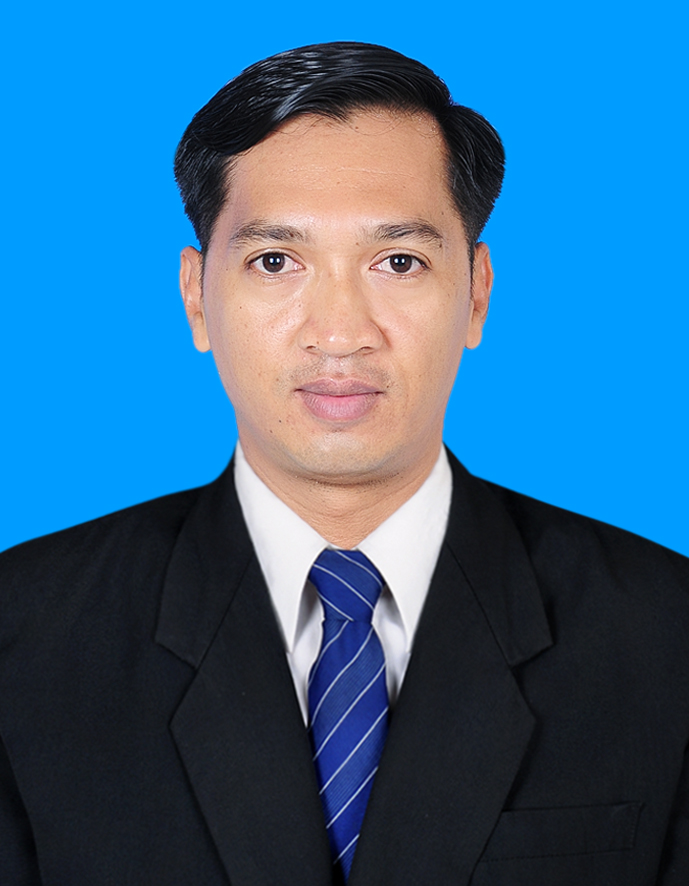
#> input picture original_photo.jpg, 689 x 886 px
$ python make_photo_avatar.py
#> lines starting #> are read from the running program, lines starting #| are printed output that depends on the picture
#!/usr/bin/env python3
"""Turn the user's supplied photo (original_photo.jpg) into a clean circular
avatar (photo.png) for the CV sidebar: crop to head-and-shoulders, apply a
circular mask, and add a thin white ring."""

from PIL import Image, ImageDraw

SRC = "original_photo.jpg"
OUT = "photo.png"

img = Image.open(SRC).convert("RGB")
#> img is the input picture: PIL image 689x886 RGB; mean R, G, B 50.1, 103.1, 142
w, h = img.size  # ~689 x 886
#> w = 689; h = 886
print("source size:", w, h)
#| source size: 689 886

# Crop a square centred on the face/upper torso.
# Face is roughly centred horizontally, head near the top third.
crop_size = min(w, int(h * 0.72))
#> crop_size = 637
cx = w // 2
#> cx = 344
cy = int(h * 0.40)  # bias upward toward the face
#> cy = 354
half = crop_size // 2
#> half = 318
left = max(0, cx - half)
#> left = 26
top = max(0, cy - half)
#> top = 36
right = min(w, left + crop_size)
#> right = 663
bottom = min(h, top + crop_size)
#> bottom = 673
# adjust if we hit edges
left = right - crop_size if right - left < crop_size else left
top = bottom - crop_size if bottom - top < crop_size else top
img = img.crop((left, top, right, bottom))
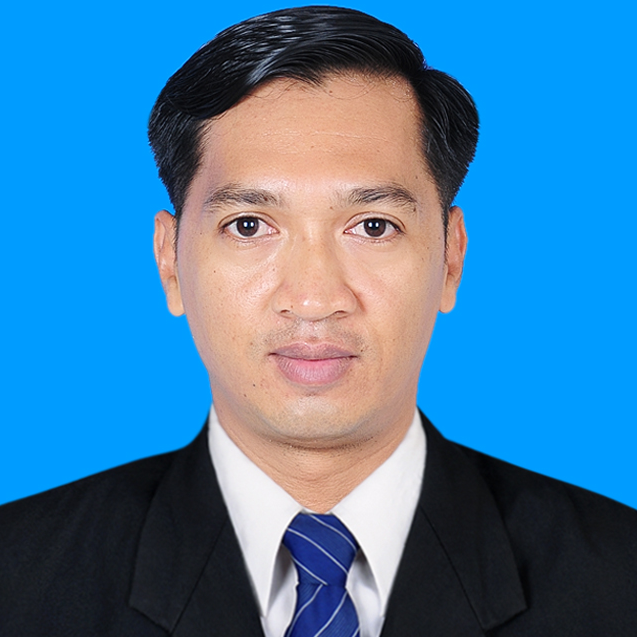
#> img: PIL image 637x637 RGB; mean R, G, B 66.3, 124.5, 166.5

# Upscale/normalize to a working size
SIZE = 800
img = img.resize((SIZE, SIZE), Image.LANCZOS)
#> img: PIL image 800x800 RGB

# Build circular RGBA result with white ring
result = Image.new("RGBA", (SIZE, SIZE), (0, 0, 0, 0))
#> result: PIL image 800x800 RGBA; every value is 0
draw = ImageDraw.Draw(result)

# White ring (outer circle)
draw.ellipse([0, 0, SIZE - 1, SIZE - 1], fill=(255, 255, 255, 255))

# Circular mask for the photo (inner circle, leaving ring)
ring = 22
mask = Image.new("L", (SIZE, SIZE), 0)
#> mask: PIL image 800x800 L; every value is 0
mdraw = ImageDraw.Draw(mask)
mdraw.ellipse([ring, ring, SIZE - 1 - ring, SIZE - 1 - ring], fill=255)

result.paste(img, (0, 0), mask)
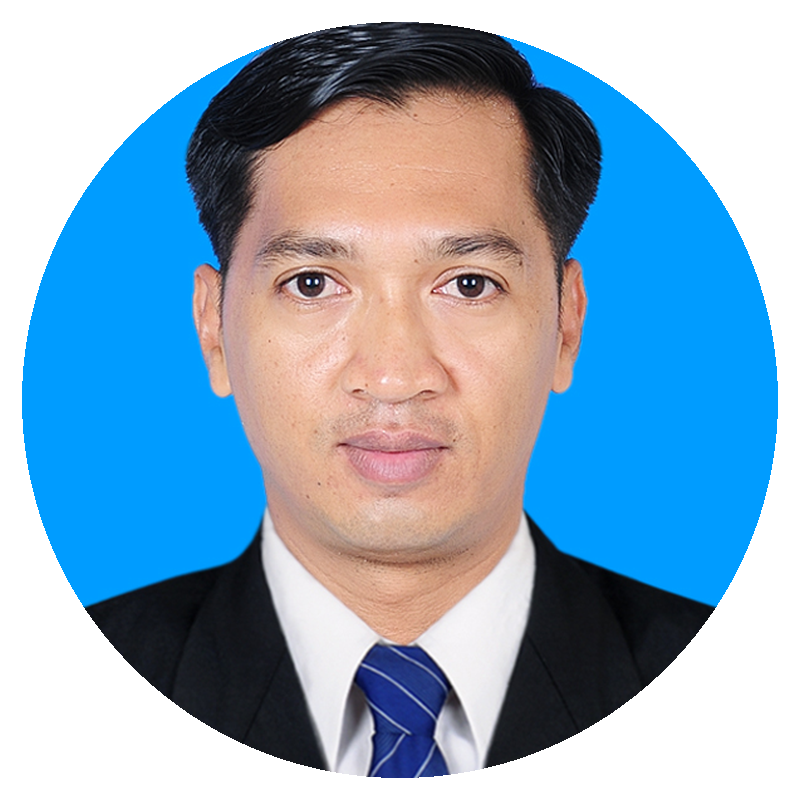
#> result: PIL image 800x800 RGBA; mean R, G, B, A 84.4, 114.7, 138.2, 200.2; transparent parts drawn white

# Downscale for anti-aliasing
result = result.resize((420, 420), Image.LANCZOS)
#> result: PIL image 420x420 RGBA
result.save(OUT)
print("Saved", OUT)
